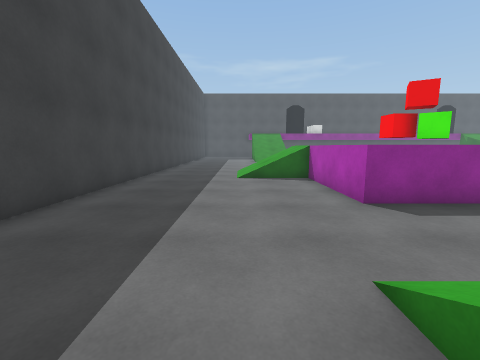
[1] (above)

20 first-person views from a walk through a scene from a Unity 3-D project. The camera is 1.4 m above the floor, tilts 8° down and sees 90° across. The floor is counted in squares, 1 m on a side. Each view is taken from the middle of a square. On the plan, view 1 faces up. The plan holds only what a view shows up to about 13 squares ahead; the rest is blank. The place goes on beyond the plan. The player character is not drawn. Surface patterns are stand-ins for the level's own textures.

[2]
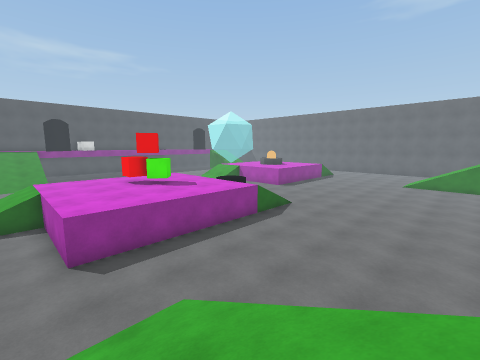

[3]
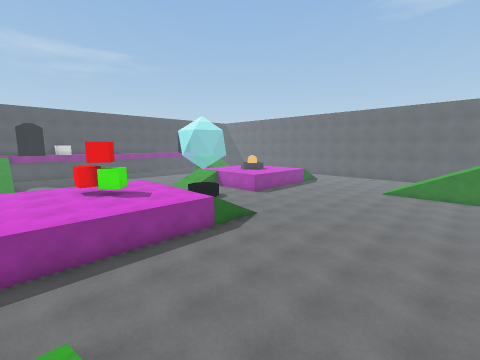

[4]
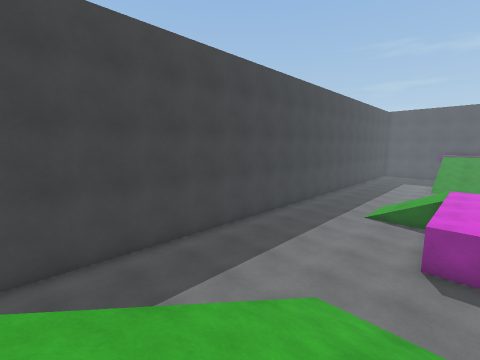

[5]
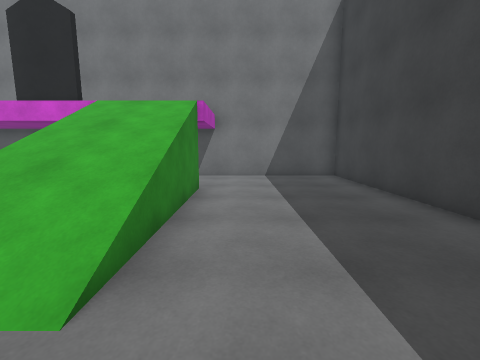

[6]
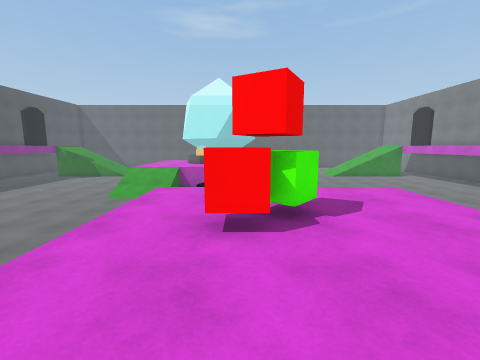

[7]
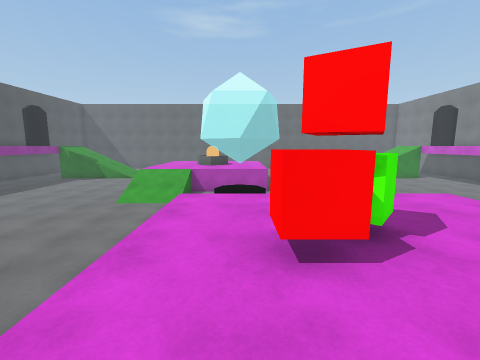

[8]
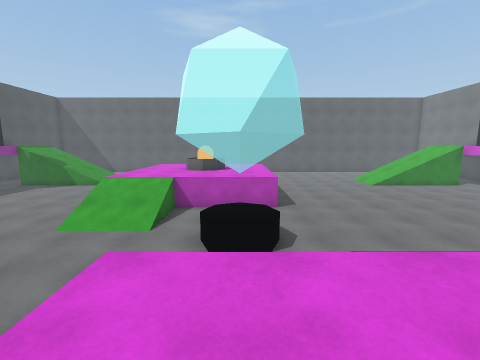

[9]
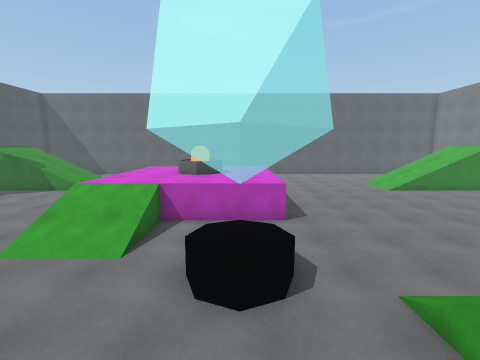

[10]
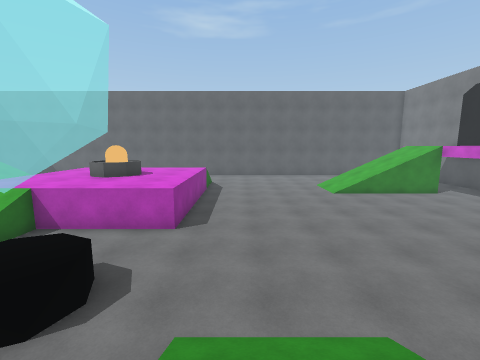

[11]
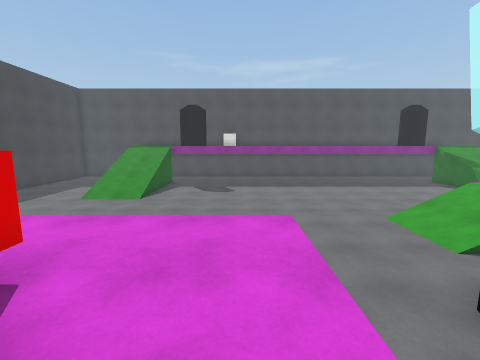

[12]
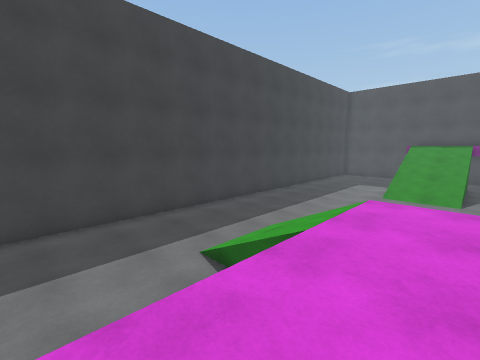

[13]
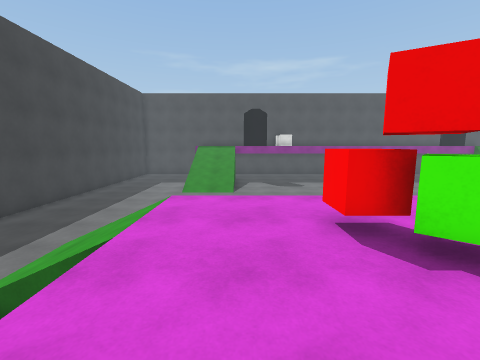

[14]
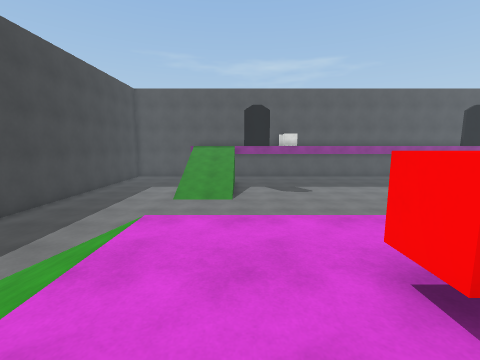

[15]
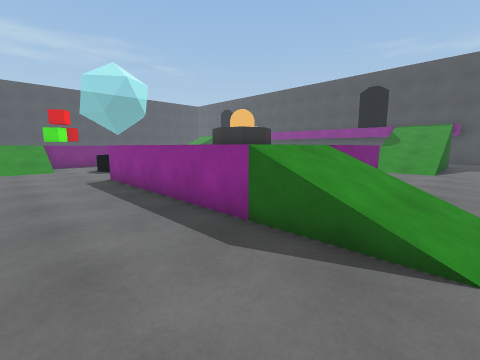

[16]
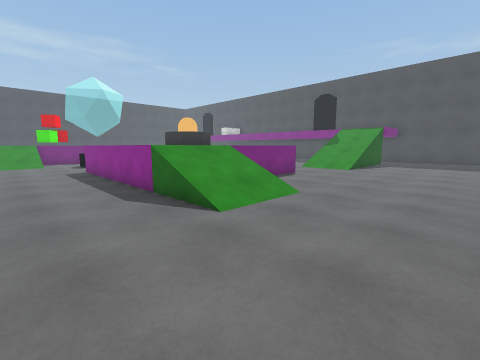

[17]
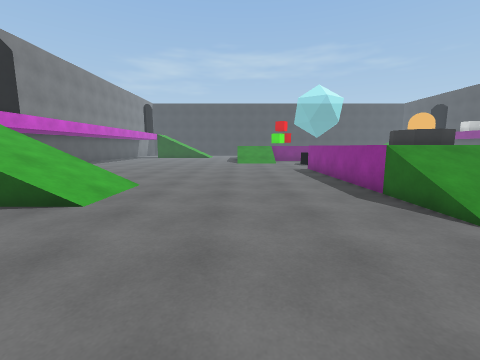

[18]
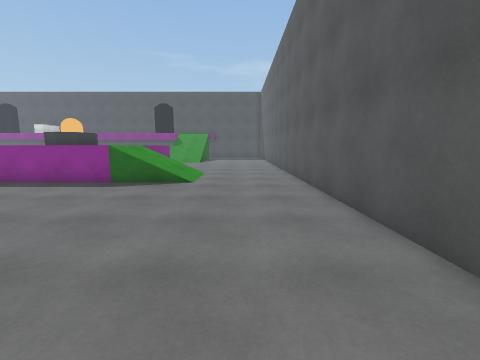

[19]
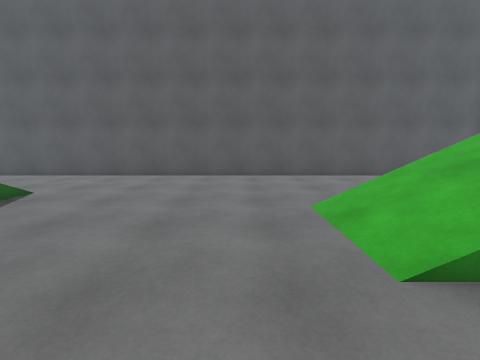

[20]
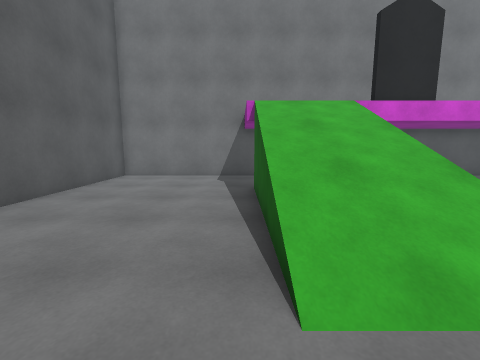

### Floor plan
Key: @ floor where view 1 was taken; # wall or solid block; . main floor; : floor 1.5 m higher than the main floor; / step, stairs or slope; = window, fence, low wall or low ledge; ^ raised ledge; v drop or lower ground; C cube; R orange capsule.
Columns run from 5 left of view 1 to 35 right of it. Each row starts with its distance up from view 1.
 23         //.         ... .....   //.. ...
 22 #......///...................   //......
 21 #..........................     ........
 20 #.........................      ........
 19 #.......................         .......
 18 #......       .......///:::::   #.......
 17 #......      ........///:::::   v.......
 16 #.....       ........///:::::   v.......#
 15 #.....           ....//v:::^^^  v ......#
 14 #....////...............:::^R^  #  .....#
 13 #....////::::::::..=^=..:::=^   ////....#
 12 #....////::::::::..^^^..:::::   ////....#
 11 #....////:::CC::: .=^=..:::::   ////....#
 10 #......./:::CCC:: ..............////....#
  9 #........::::C::: =/....................#
  8 #........::::::::///....................#
  7 #........::::::::///....................#
  6 #.......#::::::::///....................#
  5 #.......................................#
  4 #.......................................#
  3 #.......................................#
  2 #......///.....................///......#
  1 #......///....................=///......#
  0 #....@.///....................v///......#
 -1 #......///. ..................v///......#
 -2 #......///.  .................v///......#
 -3 #......///.   ................v///......#
 -4 #...../////                 ///////.....#
 -5 #......                           ......#
 -6 #......                           ......#
 -7 #......                           ......#
 -8 #############  ##      ###  #############

Positions as (right, up) in squares from view 1, and headings:
1: (0, 0), facing up
2: (2, -2), facing up-right
3: (4, -3), facing up-right
4: (4, -3), facing up-left
5: (0, 4), facing down
6: (3, 11), facing right
7: (4, 12), facing right
8: (8, 12), facing right
9: (10, 12), facing right
10: (11, 8), facing right
11: (10, 9), facing up
12: (5, 7), facing up-left
13: (5, 7), facing up
14: (5, 9), facing up
15: (30, 7), facing up-left
16: (34, 7), facing up-left
17: (34, 6), facing left
18: (32, 1), facing up
19: (23, 4), facing right
20: (29, 4), facing down
